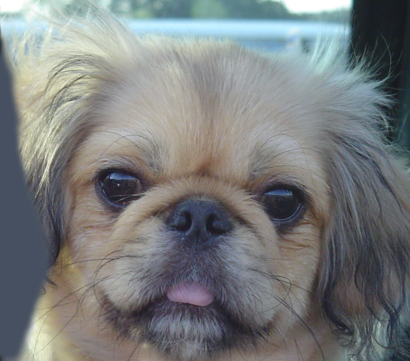
%> input picture data/dog.bmp, 410 x 361 px
$ octave proj1.m   (GNU Octave 9; MATLAB toolbox functions it lacks are replaced by stand-ins)
%> lines starting %> are read from the running program, lines starting %| are printed output that depends on the picture
### code/my_imfilter.m

function output = my_imfilter(image, filter)
%Elapsed time is 1.170535 seconds.
filter_rows = size(filter, 1);
filter_cols = size(filter, 2);

half_filter_rows = floor(filter_rows/2);% half row of filter
half_filter_cols = floor(filter_cols/2);% half col of filter

image_rows = size(image, 1);
image_cols = size(image, 2);
image_channels = size(image, 3);

image = padarray(image, [half_filter_rows, half_filter_cols]);

output = zeros(image_rows, image_cols, image_channels);% initial output size first

for channel = 1:image_channels
    for row = 1:image_rows
        for col = 1:image_cols
            output(row, col, channel) = sum(sum(image(row:row+filter_rows-1, col:col+filter_cols-1, channel) .* filter));
        end
    end

end

% [23 lines of commented-out code are left out]

### code/proj1.m
% Before trying to construct hybrid images, it is suggested that you
% implement my_imfilter.m and then debug it using proj1_test_filtering.m

% Debugging tip: You can split your MATLAB code into cells using "%%"
% comments. The cell containing the cursor has a light yellow background,
% and you can press Ctrl+Enter to run just the code in that cell. This is
% useful when projects get more complex and slow to rerun from scratch

close all; % closes all figures

%% Setup
% read images and convert to floating point format
image1 = im2single(imread('../data/dog.bmp'));%low frequency
image2 = im2single(imread('../data/cat.bmp'));%high frequency
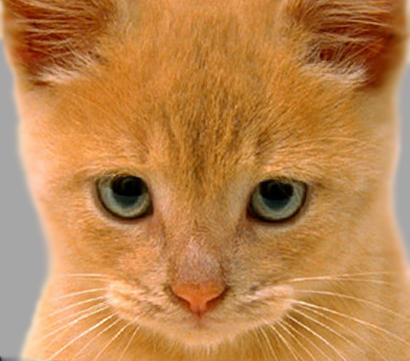
%> input picture data/cat.bmp, 410 x 361 px


% Several additional test cases are provided for you, but feel free to make
% your own (you'll need to align the images in a photo editor such as
% Photoshop). The hybrid images will differ depending on which image you
% assign as image1 (which will provide the low frequencies) and which image
% you asign as image2 (which will provide the high frequencies)

%% Filtering and Hybrid Image construction
cutoff_frequency = 7; %This is the standard deviation, in pixels, of the
% Gaussian blur that will remove the high frequencies from one image and
% remove the low frequencies from another image (by subtracting a blurred
% version from the original version). You will want to tune this for every
% image pair to get the best results.
filter = fspecial('Gaussian', cutoff_frequency*4+1, cutoff_frequency);

%%%%%%%%%%%%%%%%%%%%%%%%%%%%%%%%%%%%%%%%%%%%%%%%%%%%%%%%%%%%%%%%%%%
% YOUR CODE BELOW. Use my_imfilter create 'low_frequencies' and
% 'high_frequencies' and then combine them to create 'hybrid_image'
%%%%%%%%%%%%%%%%%%%%%%%%%%%%%%%%%%%%%%%%%%%%%%%%%%%%%%%%%%%%%%%%%%%

%%%%%%%%%%%%%%%%%%%%%%%%%%%%%%%%%%%%%%%%%%%%%%%%%%%%%%%%%%%%%%%%%%%%%%%%
% Remove the high frequencies from image1 by blurring it. The amount of
% blur that works best will vary with different image pairs
%%%%%%%%%%%%%%%%%%%%%%%%%%%%%%%%%%%%%%%%%%%%%%%%%%%%%%%%%%%%%%%%%%%%%%%%

%low_frequencies=
blur_filter = [1 1 1; 1 1 1; 1 1 1];
blur_filter = blur_filter / sum(sum(blur_filter)); %making the filter sum to 1
%image1_blur
%blur_image1 = my_imfilter(image1, blur_filter);
%low_frequencies=my_imfilter(image1, blur_filter);
low_frequencies=my_imfilter(image1, filter);
%> after the loop in my_imfilter, `for channel = 1:image_channels`:
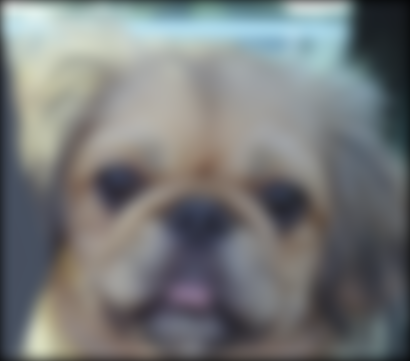
%> output: size 361x410x3 double; mean R, G, B 0.464, 0.476, 0.478
%image2_blur
blur_image2 = my_imfilter(image2, filter);
%> in my_imfilter (call 2), `image = padarray(image, [half_filter_rows, half_filter_cols]);`:
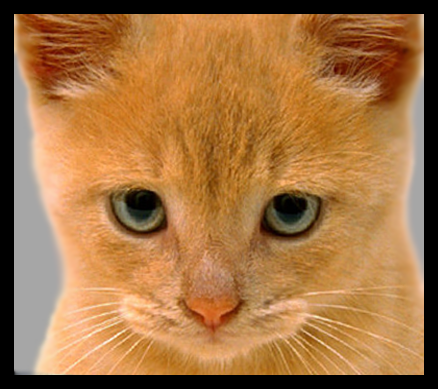
%> image: size 389x438x3 single; mean R, G, B 0.641, 0.452, 0.263
%> after the loop in my_imfilter (call 2), `for channel = 1:image_channels`:
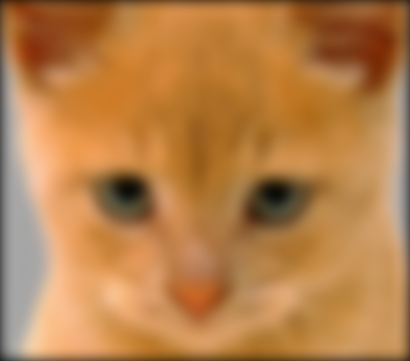
%> output: size 361x410x3 double; mean R, G, B 0.719, 0.504, 0.291

%large_1d_blur_filter = fspecial('Gaussian', [25 1], 10);
%large_blur_image = my_imfilter(image1, large_1d_blur_filter);
%low_frequencies = my_imfilter(large_blur_image, large_1d_blur_filter');


%%%%%%%%%%%%%%%%%%%%%%%%%%%%%%%%%%%%%%%%%%%%%%%%%%%%%%%%%%%%%%%%%%%%%%%%
% Remove the low frequencies from image2. The easiest way to do this is to
% subtract a blurred version of image2 from the original version of image2.
% This will give you an image centered at zero with negative values.
%%%%%%%%%%%%%%%%%%%%%%%%%%%%%%%%%%%%%%%%%%%%%%%%%%%%%%%%%%%%%%%%%%%%%%%%

%high_frequencies=
%high_pass_image2=image2-blur_image2;
high_frequencies=image2-blur_image2;
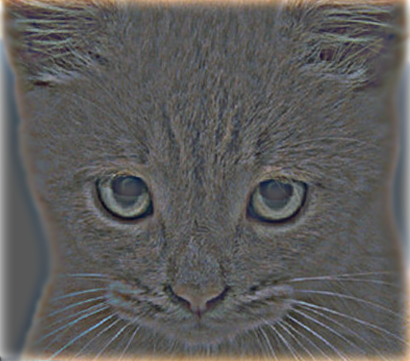
%> high_frequencies: size 361x410x3 single; mean R, G, B 0.0194, 0.0153, 0.0111; drawn with min black and max white
%laplacian_filter = [0 1 0; 1 -4 1; 0 1 0];
%laplacian_image = my_imfilter(image2, laplacian_filter);
%high_frequencies= my_imfilter(image2, laplacian_filter);

%%%%%%%%%%%%%%%%%%%%%%%%%%%%%%%%%%%%%%%%%%%%%%%%%%%%%%%%%%%%%%%%%%%%%%%%
% Combine the high frequencies and low frequencies
%%%%%%%%%%%%%%%%%%%%%%%%%%%%%%%%%%%%%%%%%%%%%%%%%%%%%%%%%%%%%%%%%%%%%%%%

%hybrid_image=
hybrid_image=(low_frequencies+high_frequencies);
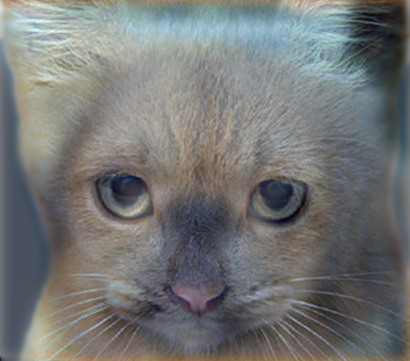
%> hybrid_image: size 361x410x3 single; mean R, G, B 0.484, 0.491, 0.489; drawn with min black and max white

%% Visualize and save outputs
figure(1); imshow(low_frequencies);
figure(2); imshow(high_frequencies + 0.5);
%> after `imshow(high_frequencies + 0.5)`:
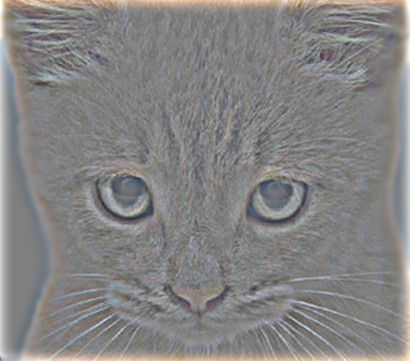
%> displayed picture: size 361x410x3, on the screen's scale of 0 to 255; mean R, G, B 132.5, 131.4, 130.3
%> (the run ends here)
